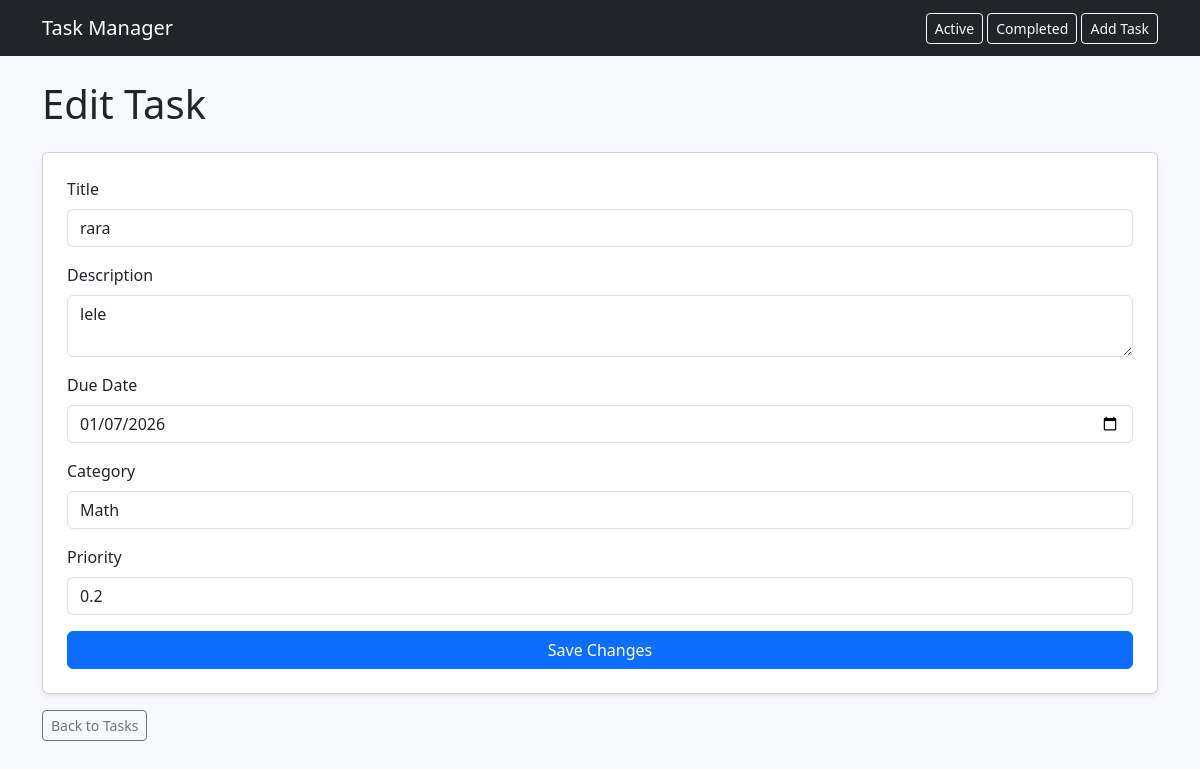
Page /edit/2 on the earlier database version.
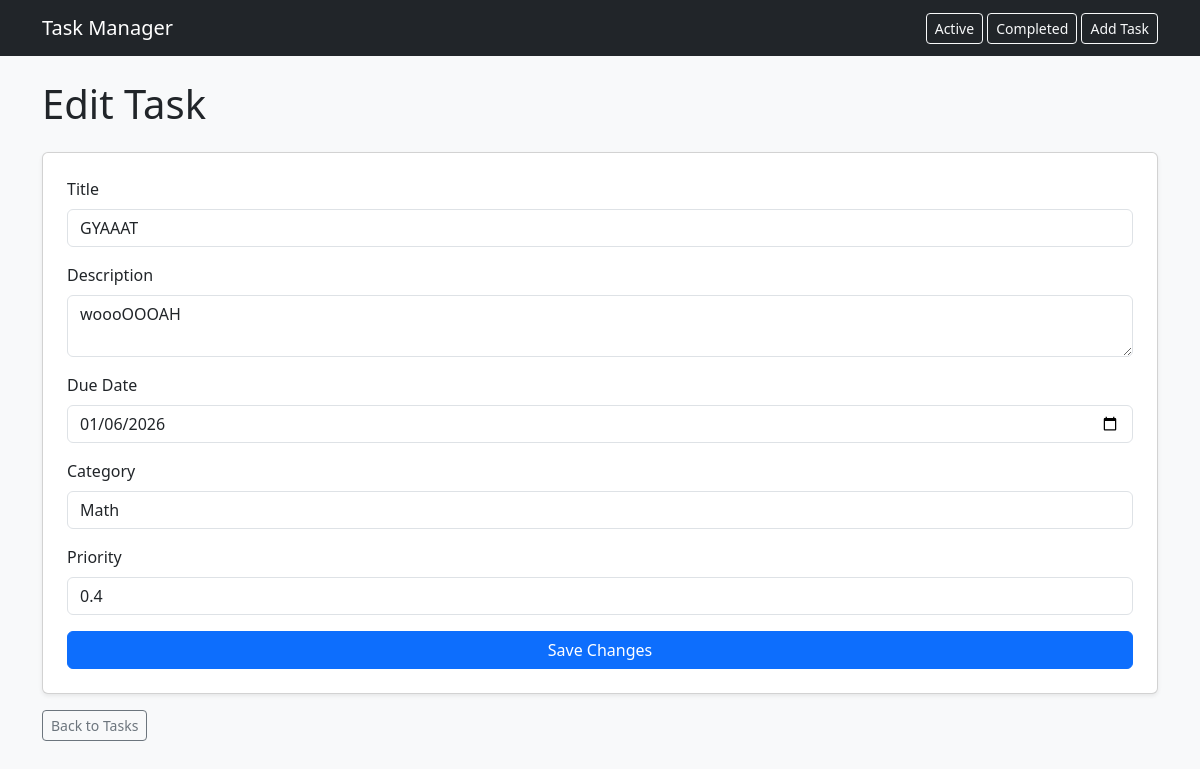
Same page on the later database version.
### tables this page shows
CREATE TABLE tasks (
            id INTEGER PRIMARY KEY AUTOINCREMENT,
            title TEXT NOT NULL,
            description TEXT,
            due_date TEXT,
            category TEXT,
            priority REAL,
            completed INTEGER DEFAULT 0 
        );

### app.py (the view)
@app.route("/edit/<int:task_id>")
def edit_task(task_id):
    task = get_task(task_id)
    return render_template("edit_task.html", task=task, title = "Edit Task")

### models.py (called while the page is built)
def get_db_connection():
    return sqlite3.connect('database.db')

def get_task(task_id):
    connection = get_db_connection()
    c = connection.cursor()
    c.execute("SELECT * FROM tasks WHERE id = ?", (task_id,))
    task = c.fetchone()
    connection.close()
    return task

### templates/edit_task.html
{% extends "base.html" %}
{% block content %}
<h1 class="mb-4">Edit Task</h1>
<form action="/edit/{{ task[0] }}" method="POST" class="card p-4 shadow-sm">
    <div class="mb-3">
        <label class="form-label">Title</label>
        <input type="text" name="title" class="form-control" value="{{ task[1] }}">
    </div>
    <div class="mb-3">
        <label class="form-label">Description</label>
        <textarea name="description" class="form-control">{{ task[2] }}</textarea>
    </div>
    <div class="mb-3">
        <label class="form-label">Due Date</label>
        <input type="date" name="due_date" class="form-control" value="{{ task[3] }}">
    </div>
    <div class="mb-3">
        <label class="form-label">Category</label>
        <input type="text" name="category" class="form-control" value="{{ task[4] }}">
    </div>
    <div class="mb-3">
        <label class="form-label">Priority</label>
        <input type="number" step="0.1" name="priority" class="form-control" value="{{ task[5] }}">
    </div>
    <button class="btn btn-primary">Save Changes</button>
</form>
<a href="/tasks" class="btn btn-outline-secondary btn-sm mt-3">Back to Tasks</a>
{% endblock %}

Differences in the rows shown:
changed tasks "Math": title "rara" → "GYAAAT"; description "lele" → "woooOOOAH"; due_date "01/07/2026" → "01/06/2026"; priority "0.2" → "0.4"
